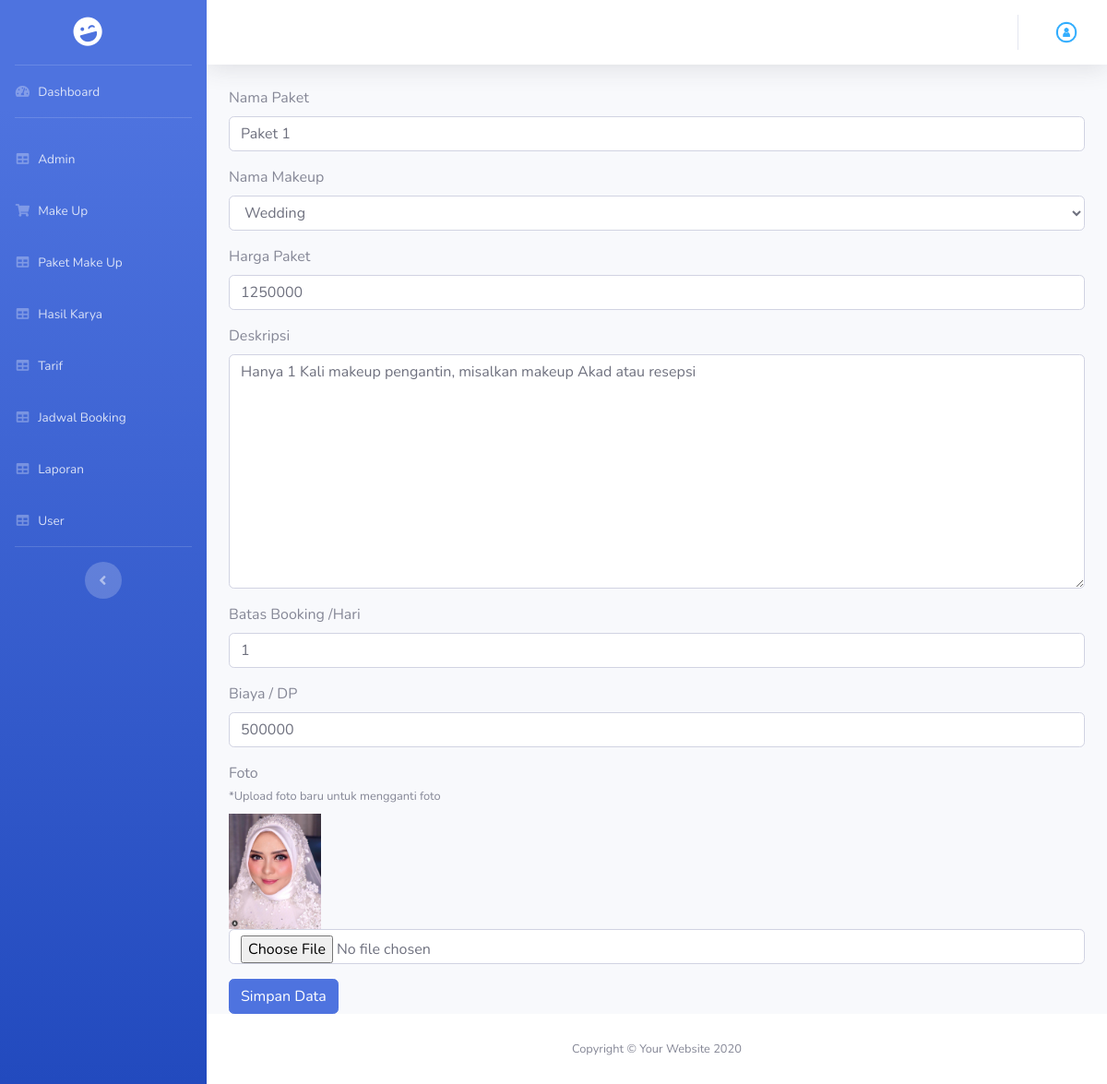
The page /admin/paket_edit/4 on the database its author committed.
### tables this page shows
CREATE TABLE `tb_paket_makeup` (
  `id_paket` int(11) NOT NULL AUTO_INCREMENT,
  `id_makeup` int(11) NOT NULL,
  `nm_paket` varchar(100) NOT NULL,
  `harga_paket` int(11) NOT NULL,
  `deskripsi` text,
  `batas_booking_per_hari` int(11) NOT NULL,
  `biaya_dp` int(11) NOT NULL,
  `foto` text NOT NULL,
  `jumlah_orang` int(11) NOT NULL DEFAULT '1',
  PRIMARY KEY (`id_paket`)
);

### application/core/MY_Controller.php (called while the page is built, shortened)
<?php
class MY_Controller extends CI_Controller
{
	public function view_backend($view, $data = null)
	{
		$this->load->view('admin/templateBackend/header');
		$this->load->view('admin/templateBackend/sidebar');
		$this->load->view($view, $data);
		$this->load->view('admin/templateBackend/footer');
	}
}

### application/controllers/admin/Paket_Makeup.php (called while the page is built, shortened)
<?php
class Paket_Makeup extends MY_Controller
{
  public function paket_edit($id)
  {
    $data['paket_makeup'] = $this->paketMakeupModel->getById($id);
    $data['makeup'] = $this->makeupModel->getAll();
    $this->view_backend('admin/paket_makeup/paket_edit', $data);
  }
}

### index.php (called while the page is built, shortened)
<?php
require_once BASEPATH.'core/CodeIgniter.php';

### application/models/Backend/Paket_Makeup_Model.php (called while the page is built, shortened)
<?php defined('BASEPATH') or exit('No direct script access allowed');
class Paket_Makeup_Model extends CI_Model
{
	public function getById($id)
	{
		return $this->db->query("Select
        tb_paket_makeup.id_paket,
        tb_paket_makeup.id_makeup,
        tb_paket_makeup.nm_paket,
        tb_makeup.nm_makeup,
        tb_paket_makeup.harga_paket,
        tb_paket_makeup.deskripsi,
        tb_paket_makeup.biaya_dp,
        tb_paket_makeup.foto,
        tb_paket_makeup.batas_booking_per_hari,
        tb_paket_makeup.jumlah_orang,
        tb_makeup.nm_makeup
    From
        tb_paket_makeup Join
        tb_makeup On tb_paket_makeup.id_makeup = tb_makeup.id_makeup Where tb_paket_makeup.id_paket='$id'")->result();
	}
}

### application/models/Backend/Makeup_Model.php (called while the page is built, shortened)
<?php defined('BASEPATH') or exit('No direct script access allowed');
class Makeup_Model extends CI_Model
{
    private $_table = "tb_makeup";
    public function getAll()
    {
        return $this->db->get($this->_table)->result();
    }
}

### application/views/admin/paket_makeup/paket_edit.php (the view, shortened to what this page needs)
<div class="container">
    <?php foreach ($paket_makeup as $pm) : ?>
        <form action="<?php echo base_url('admin/paket_edit_aksi') ?>" method="POST" enctype="multipart/form-data">
            <div class="form-group">
                <label for="">Nama Paket</label>
                <input type="text" name="nm_paket" class="form-control" value="<?php echo $pm->nm_paket ?>">
            </div>
            <div class="form-group">
                <label for="">Nama Makeup</label>
                <select name="id_makeup" id="id_makeup" class="form-control">
                    <?php foreach ($makeup as $mu) : ?>
                        <option value="<?php echo $mu->id_makeup ?>"><?php echo $mu->nm_makeup ?></option>
                    <?php endforeach; ?>
                </select>
            </div>
            <div class="form-group">
                <label for="">Harga Paket</label>
                <input type="text" name="harga_paket" class="form-control" value="<?php echo $pm->harga_paket ?>">
            </div>
            <div class="form-group">
                <label for="">Deskripsi</label>
                <textarea name="deskripsi" id="" cols="30" rows="10" class="form-control"><?php echo $pm->deskripsi ?></textarea>
            </div>
            <div class="form-group">
                <label for="">Batas Booking /Hari</label>
                <input type="text" name="batas_booking_per_hari" class="form-control" value="<?php echo $pm->batas_booking_per_hari ?>">
            </div>
            <div class="form-group">
                <label for="">Biaya / DP</label>
                <input type="text" name="biaya_dp" class="form-control" value="<?php echo $pm->biaya_dp ?>">
            </div>
            <div class="form-group">
                <label for="">
                    Foto <br>
                    <small>*Upload foto baru untuk mengganti foto</small>
                </label>
                <br>
                <img src="<?php echo base_url() . './assets/upload/' . $pm->foto ?>" width="100" />
                <input type="file" name="foto" class="form-control">
            </div>
            <button class="btn btn-primary" type="submit">Simpan Data</button>
        </form>
    <?php endforeach; ?>
</div>

### rows shown on the page
tb_paket_makeup: nm_paket "Paket 1", harga_paket "1250000", deskripsi "Hanya 1 Kali makeup pengantin, misalkan makeup Akad atau resepsi", batas_booking_per_hari "1", biaya_dp "500000", foto (picture)

### other values the page prints
form field id_makeup "Wedding"
